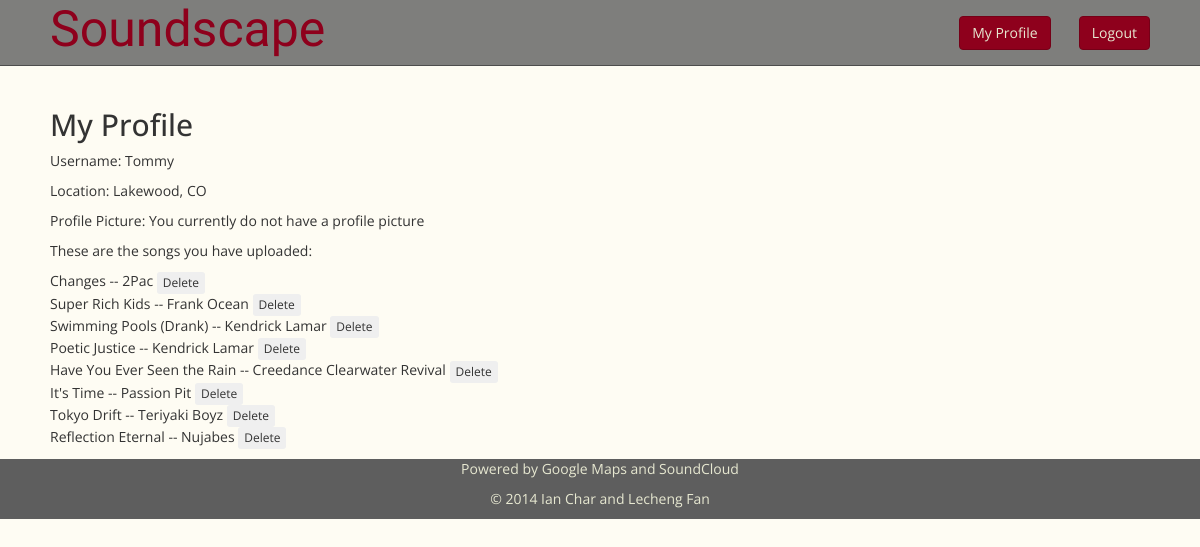
The page /soundmap/my_profile/ (signed in) on the database its author committed.
### soundmap/models.py (models this page shows, shortened)
class UserProfile(models.Model):
	user = models.OneToOneField(User)
	location = models.CharField(max_length=128)
	picture = models.ImageField(upload_to='profile_images', blank=True)

class Song(models.Model):
	name = models.CharField(max_length=128)
	artist = models.CharField(max_length=128)
	url = models.URLField()
	listens = models.IntegerField(default=0)
	likes = models.IntegerField(default=0)
	uploader = models.ForeignKey(UserProfile)
	city = models.CharField(max_length=128)
	playlist = models.ForeignKey(Playlist)

### soundmap/views.py (the view)
@login_required
def my_profile(request):
	context=RequestContext(request)
	current_user = User.objects.get(username=request.user)
	try:
		profile = UserProfile.objects.get(user=current_user)
		song_list=Song.objects.filter(uploader=profile)
	except UserProfile.DoesNotExist:
		profile=None
		song_list=None
	context_dict={'user':current_user, 'user_profile':profile, 'song_list':song_list}
	return render_to_response('soundmap/my_profile.html', context_dict, context)

### soundscape_project/templates/soundmap/my_profile.html (shortened to what this page needs)
{% extends 'soundmap/base.html' %}
{% load static %}
{% block body_block %}
<div class>
	{% if user_profile %}
	<h2>My Profile</h2>
		<p>Username: {{user.username}} </p>
		<p>Location: {{user_profile.location}}</p>
		<p> Profile Picture:
		{% if user_profile.picture %}
			<img style="height:auto; width:auto; max-height:50%; max-width:100%;" id ="profPic" src="{{user_profile.picture.url}}"/>
		{% else %}
			You currently do not have a profile picture
		{% endif %}
		</p>
		<p> These are the songs you have uploaded: </br>
			<ul class='no-bullet'>
			{% for song in song_list %}
				<li>{{song.name}} -- {{song.artist}}
				<button class="btn btn-xs" data-id="{{song.id}}" id="deleteBtn"> Delete </button></li>
			{% endfor %}
		</p>
	{% endif %}
</div>
{% endblock %}

### soundscape_project/static/css/base_style.css (style rules this page uses)
body { font-family: 'Open Sans', cursive; background-color: #fefcf3; }
ul.no-bullet { list-style-type: none; padding: 0px; margin: 0px; }

### rows shown on the page
UserProfile: location "Lakewood, CO"
Song: name "Changes", artist "2Pac"
Song: name "Super Rich Kids", artist "Frank Ocean"
Song: name "Swimming Pools (Drank)", artist "Kendrick Lamar"
Song: name "Poetic Justice", artist "Kendrick Lamar"
Song: name "Have You Ever Seen the Rain", artist "Creedance Clearwater Revival"
Song: name "It's Time", artist "Passion Pit"
Song: name "Tokyo Drift", artist "Teriyaki Boyz"
Song: name "Reflection Eternal", artist "Nujabes"

### other values the page prints
{{ user.username }} "Tommy"
